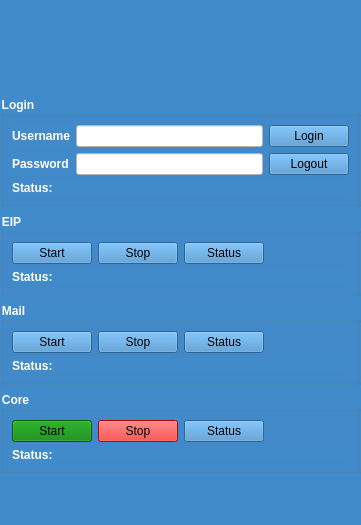
<?xml version="1.0" encoding="UTF-8"?>
<ui version="4.0">
 <class>Main</class>
 <widget class="QWidget" name="Main">
  <property name="geometry">
   <rect>
    <x>0</x>
    <y>0</y>
    <width>361</width>
    <height>525</height>
   </rect>
  </property>
  <property name="windowTitle">
   <string>Bitmask</string>
  </property>
  <property name="styleSheet">
   <string notr="true">QWidget {
	background-color: #428BCA;
	color: white;
}

QPushButton {
	background-color: #428BCA;
	color: black;
}

QLineEdit {
	background-color: white;
	color: black;
}

QLabel, QGroupBox {
	font-weight: bold;
}</string>
  </property>
  <layout class="QGridLayout" name="gridLayout_5">
   <property name="leftMargin">
    <number>0</number>
   </property>
   <property name="topMargin">
    <number>0</number>
   </property>
   <property name="rightMargin">
    <number>0</number>
   </property>
   <property name="bottomMargin">
    <number>0</number>
   </property>
   <item row="2" column="0">
    <widget class="QGroupBox" name="gbEIP">
     <property name="title">
      <string>EIP</string>
     </property>
     <layout class="QGridLayout" name="gridLayout">
      <item row="0" column="0">
       <layout class="QHBoxLayout" name="horizontalLayout">
        <item>
         <widget class="QPushButton" name="pbEIPStart">
          <property name="text">
           <string>Start</string>
          </property>
         </widget>
        </item>
        <item>
         <widget class="QPushButton" name="pbEIPStop">
          <property name="text">
           <string>Stop</string>
          </property>
         </widget>
        </item>
        <item>
         <widget class="QPushButton" name="pbEIPStatus">
          <property name="text">
           <string>Status</string>
          </property>
         </widget>
        </item>
        <item>
         <spacer name="horizontalSpacer">
          <property name="orientation">
           <enum>Qt::Horizontal</enum>
          </property>
          <property name="sizeHint" stdset="0">
           <size>
            <width>40</width>
            <height>20</height>
           </size>
          </property>
         </spacer>
        </item>
       </layout>
      </item>
      <item row="1" column="0">
       <widget class="QLabel" name="lblEIPStatus">
        <property name="text">
         <string>Status:</string>
        </property>
       </widget>
      </item>
     </layout>
    </widget>
   </item>
   <item row="3" column="0">
    <widget class="QGroupBox" name="gbMail">
     <property name="title">
      <string>Mail</string>
     </property>
     <layout class="QGridLayout" name="gridLayout_3">
      <item row="0" column="0">
       <layout class="QHBoxLayout" name="horizontalLayout_2">
        <item>
         <widget class="QPushButton" name="pbMailStart">
          <property name="text">
           <string>Start</string>
          </property>
         </widget>
        </item>
        <item>
         <widget class="QPushButton" name="pbMailStop">
          <property name="text">
           <string>Stop</string>
          </property>
         </widget>
        </item>
        <item>
         <widget class="QPushButton" name="pbMailStatus">
          <property name="text">
           <string>Status</string>
          </property>
         </widget>
        </item>
        <item>
         <spacer name="horizontalSpacer_2">
          <property name="orientation">
           <enum>Qt::Horizontal</enum>
          </property>
          <property name="sizeHint" stdset="0">
           <size>
            <width>40</width>
            <height>20</height>
           </size>
          </property>
         </spacer>
        </item>
       </layout>
      </item>
      <item row="1" column="0">
       <widget class="QLabel" name="lblMailStatus">
        <property name="text">
         <string>Status:</string>
        </property>
       </widget>
      </item>
     </layout>
    </widget>
   </item>
   <item row="4" column="0">
    <widget class="QGroupBox" name="gbCore">
     <property name="title">
      <string>Core</string>
     </property>
     <layout class="QGridLayout" name="gridLayout_4">
      <item row="0" column="0">
       <layout class="QHBoxLayout" name="horizontalLayout_3">
        <item>
         <widget class="QPushButton" name="pbCoreStart">
          <property name="styleSheet">
           <string notr="true">background-color: green;</string>
          </property>
          <property name="text">
           <string>Start</string>
          </property>
          <property name="flat">
           <bool>false</bool>
          </property>
         </widget>
        </item>
        <item>
         <widget class="QPushButton" name="pbCoreStop">
          <property name="styleSheet">
           <string notr="true">background-color: red;</string>
          </property>
          <property name="text">
           <string>Stop</string>
          </property>
         </widget>
        </item>
        <item>
         <widget class="QPushButton" name="pbCoreStatus">
          <property name="text">
           <string>Status</string>
          </property>
         </widget>
        </item>
        <item>
         <spacer name="horizontalSpacer_3">
          <property name="orientation">
           <enum>Qt::Horizontal</enum>
          </property>
          <property name="sizeHint" stdset="0">
           <size>
            <width>40</width>
            <height>20</height>
           </size>
          </property>
         </spacer>
        </item>
       </layout>
      </item>
      <item row="1" column="0">
       <widget class="QLabel" name="lblCoreStatus">
        <property name="text">
         <string>Status:</string>
        </property>
       </widget>
      </item>
     </layout>
    </widget>
   </item>
   <item row="5" column="0">
    <spacer name="verticalSpacer">
     <property name="orientation">
      <enum>Qt::Vertical</enum>
     </property>
     <property name="sizeHint" stdset="0">
      <size>
       <width>20</width>
       <height>309</height>
      </size>
     </property>
    </spacer>
   </item>
   <item row="1" column="0">
    <widget class="QGroupBox" name="groupBox">
     <property name="title">
      <string>Login</string>
     </property>
     <layout class="QGridLayout" name="gridLayout_2">
      <item row="0" column="0">
       <widget class="QLabel" name="label">
        <property name="text">
         <string>Username</string>
        </property>
       </widget>
      </item>
      <item row="0" column="1">
       <widget class="QLineEdit" name="leUsername"/>
      </item>
      <item row="0" column="2">
       <widget class="QPushButton" name="pbLogin">
        <property name="text">
         <string>Login</string>
        </property>
       </widget>
      </item>
      <item row="1" column="0">
       <widget class="QLabel" name="label_2">
        <property name="text">
         <string>Password</string>
        </property>
       </widget>
      </item>
      <item row="1" column="1">
       <widget class="QLineEdit" name="lePassword">
        <property name="echoMode">
         <enum>QLineEdit::Password</enum>
        </property>
       </widget>
      </item>
      <item row="2" column="0" colspan="3">
       <widget class="QLabel" name="lblLoginStatus">
        <property name="text">
         <string>Status:</string>
        </property>
       </widget>
      </item>
      <item row="1" column="2">
       <widget class="QPushButton" name="pbLogout">
        <property name="text">
         <string>Logout</string>
        </property>
       </widget>
      </item>
     </layout>
    </widget>
   </item>
   <item row="0" column="0">
    <widget class="QLabel" name="lblLogo">
     <property name="minimumSize">
      <size>
       <width>0</width>
       <height>90</height>
      </size>
     </property>
     <property name="autoFillBackground">
      <bool>false</bool>
     </property>
     <property name="styleSheet">
      <string notr="true">background: url(:/imgs/bitmask.png) center;</string>
     </property>
     <property name="lineWidth">
      <number>0</number>
     </property>
     <property name="text">
      <string/>
     </property>
     <property name="alignment">
      <set>Qt::AlignCenter</set>
     </property>
     <property name="margin">
      <number>0</number>
     </property>
     <property name="indent">
      <number>0</number>
     </property>
    </widget>
   </item>
  </layout>
 </widget>
 <resources>
  <include location="resources.qrc"/>
 </resources>
 <connections/>
</ui>
